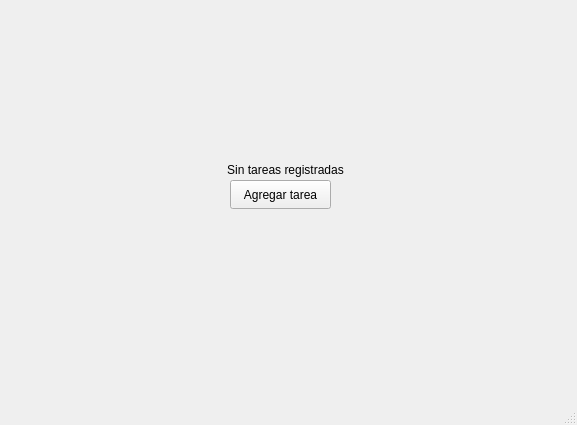
<?xml version="1.0" encoding="UTF-8"?>
<ui version="4.0">
 <class>MainWindow</class>
 <widget class="QMainWindow" name="MainWindow">
  <property name="geometry">
   <rect>
    <x>0</x>
    <y>0</y>
    <width>577</width>
    <height>425</height>
   </rect>
  </property>
  <property name="windowTitle">
   <string>MainWindow</string>
  </property>
  <widget class="QWidget" name="centralwidget">
   <widget class="QPushButton" name="addTaskButton">
    <property name="geometry">
     <rect>
      <x>230</x>
      <y>180</y>
      <width>101</width>
      <height>29</height>
     </rect>
    </property>
    <property name="text">
     <string>Agregar tarea</string>
    </property>
   </widget>
   <widget class="QLabel" name="statusLabel">
    <property name="geometry">
     <rect>
      <x>170</x>
      <y>160</y>
      <width>231</width>
      <height>20</height>
     </rect>
    </property>
    <property name="text">
     <string>Sin tareas registradas</string>
    </property>
    <property name="alignment">
     <set>Qt::AlignmentFlag::AlignCenter</set>
    </property>
   </widget>
  </widget>
  <widget class="QStatusBar" name="statusbar"/>
 </widget>
 <resources/>
 <connections/>
</ui>
